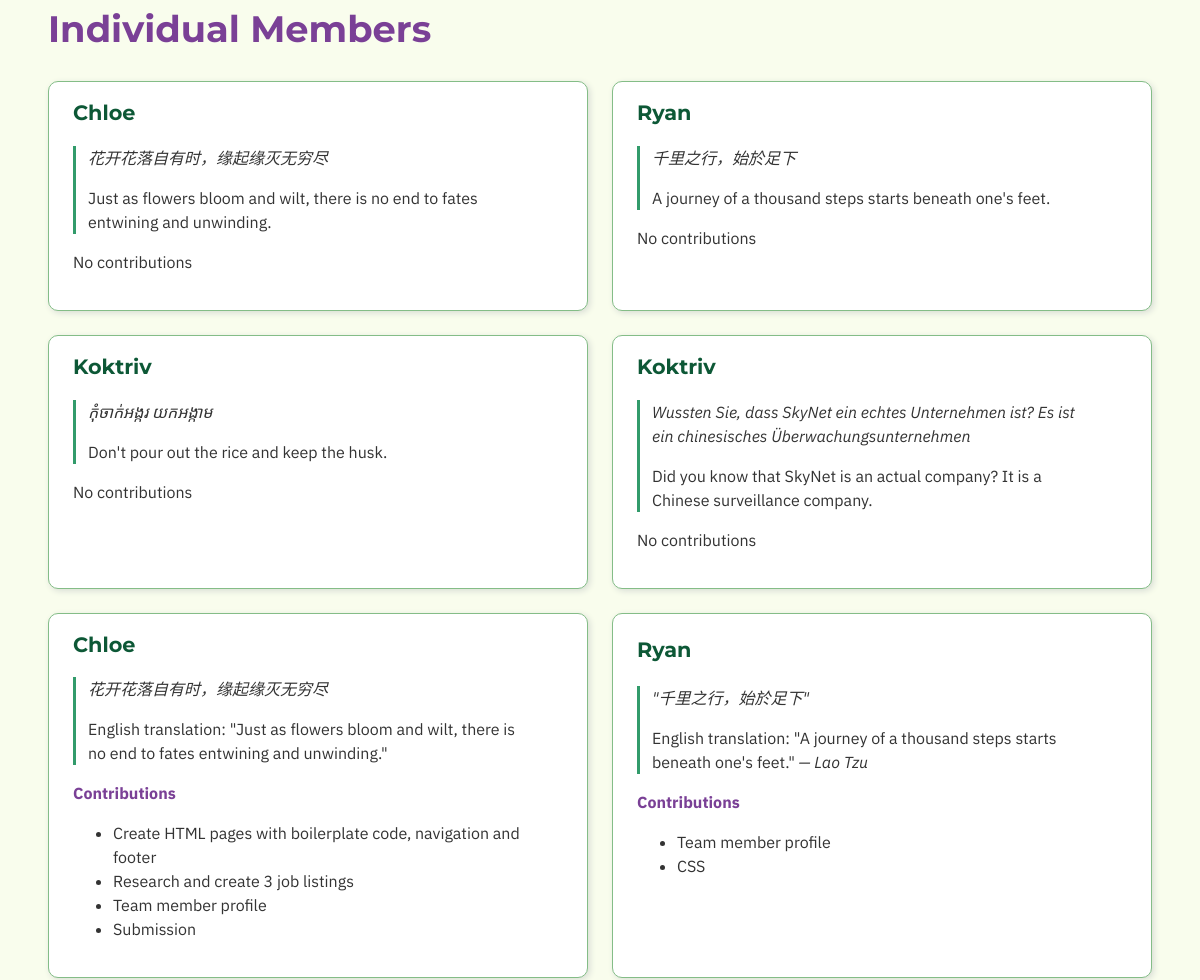
The page /about.php (middle part) on the database as committed earlier.
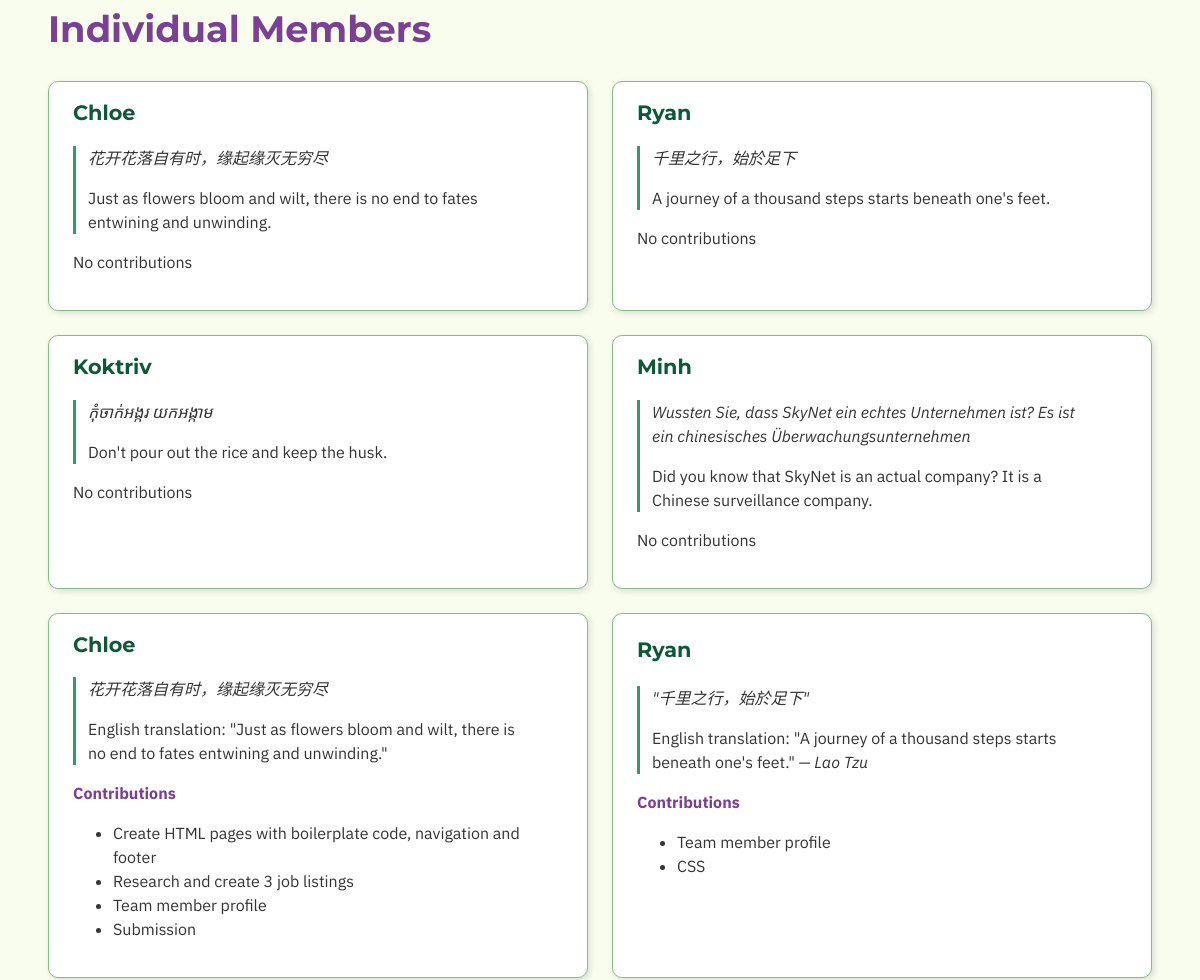
The same page on the database as committed later.
### tables this page shows
CREATE TABLE `quote` (
  `quote_id` int(11) NOT NULL,
  `member_id` int(11) NOT NULL,
  `quote` text NOT NULL,
  `translation` text NOT NULL
);

CREATE TABLE `members` (
  `member_id` int(11) NOT NULL,
  `first_name` varchar(20) NOT NULL,
  `middle_name` varchar(20) DEFAULT NULL,
  `last_name` varchar(30) NOT NULL
);

### about.php (the view, shortened to what this page needs)
<!DOCTYPE html>
<html lang="en">
<head>
    <link rel="stylesheet" href="style/style.css">
    <link rel="stylesheet" href="style/about.css">
</head>
<body>
    <main>
        <section aria-labelledby="members-heading">
            <h2 id="members-heading">Individual Members</h2>
            <div class="team-showcase">
        <?php
            require_once('settings.php');
            $dbconn = @mysqli_connect($host,$user,$pwd,$sql_db);
            if ($dbconn) {
                $quoteQuery = "SELECT members.member_id, members.first_name, quote.quote, quote.translation FROM members INNER JOIN quote ON members.member_id = quote.member_id;";
                $result = mysqli_query($dbconn,$quoteQuery);
                if($result){
                    while ($quote = mysqli_fetch_assoc($result)) {
                        echo "<section class=\"member-slide\">";
                        echo "<h3>".$quote['first_name']."</h3>";
                        echo "<blockquote>";
                        echo "<p class=\"quote-original\">".$quote['quote']."</p>";
                        echo "<p>".$quote['translation']."</p>";
                        echo "</blockquote>";
                        if($contribution) {
                            echo "<dl>";
                            echo "<dt>Contributions</dt>";
                            echo "<dd>";
                            echo "<ul>";
                            while ($line = mysqli_fetch_assoc($contribution)) {
                                echo "<li>".$line['contribution']."</li>";
                            }
                            echo "</ul>";
                            echo "</dd>";
                            echo "</dl>";
                        }
                        else {
                            echo "<p>No contributions</p>";
                        }
                        echo "</section>";
                    }
                }
                else {
                    echo "<p>No working. You suck.</p>";
                }
            }
            else {
                echo "<p>Unable to connect to the db</p>";
            }
        ?>
                <section class="member-slide" aria-labelledby="chloe-heading">
                    <h3 id="chloe-heading">Chloe</h3>
                    <blockquote lang="zh">
                        <p class="quote-original">花开花落自有时，缘起缘灭无穷尽</p>
                        <p>English translation: "Just as flowers bloom and wilt, there is no end to fates entwining and
                            unwinding."</p>
                    </blockquote>
                    <dl>
                        <dt>Contributions</dt>
                        <dd>
                            <ul>
                                <li>Create HTML pages with boilerplate code, navigation and footer</li>
                                <li>Research and create 3 job listings</li>
                                <li>Team member profile</li>
                                <li>Submission</li>
                            </ul>
                        </dd>
                    </dl>
                </section>
                <section class="member-slide" aria-labelledby="ryan-heading">
                    <h3 id="ryan-heading">Ryan <span class="student-id"></span></h3>
                    <blockquote lang="zh">
                        <p class="quote-original">"千里之行，始於足下"</p>
                        <p>English translation: "A journey of a thousand steps starts beneath one's feet." <cite>&mdash;
                                Lao Tzu</cite></p>
                    </blockquote>
                    <dl>
                        <dt>Contributions</dt>
                        <dd>
                            <ul>
                                <li>Team member profile</li>
                                <li>CSS</li>
                            </ul>
                        </dd>
                    </dl>
                </section>
            </div>
        </section>
    </main>
</body>
</html>

### style/style.css (style rules this page uses)
* { font-family: 'IBM Plex Sans', sans-serif; font-size: 1em; line-height: 1.5; color: #333333; }
body { margin: 0; padding: 0; background-color: #f9fded; }
h2 { font-family: 'Montserrat', Verdana, sans-serif; font-size: 2.3em; font-weight: 700; line-height: 1.2; color: #7a4096; }
h3 { font-family: 'Montserrat', Verdana, sans-serif; font-size: 2em; font-weight: 700; line-height: 1.1; color: #974FBA; }
main { padding: 3em; }

### style/about.css (style rules this page uses)
* { font-family: 'IBM Plex Sans', sans-serif; font-size: 1em; line-height: 1.5; color: #333333; }
body { margin: 0; padding: 0; background-color: #f9fded; }
h2 { font-family: 'Montserrat', Verdana, sans-serif; font-size: 2.3em; font-weight: 700; line-height: 1.2; color: #7a4096; }
h3 { font-family: 'Montserrat', Verdana, sans-serif; font-size: 2em; font-weight: 700; line-height: 1.1; color: #84bd87; }
main { padding: 3em; }
.team-showcase { display: grid; grid-template-columns: repeat(2, 1fr); gap: 1.5em; margin: 1.5em 0; }
.member-slide { background-color: #ffffff; border: 1px solid #84bd87; border-radius: 10px; padding: 1.25em 1.5em; box-shadow: 2px 2px 6px #d8ddd5; transition: transform 0.2s ease, box-shadow 0.2s ease; }
.member-slide h3 { font-size: 1.3em; margin-top: 0; color: #0d5836; }
.member-slide blockquote { margin-left: 0; padding-left: 0.75em; border-left: 3px solid #329b6b; color: #333333; }
.member-slide dl { margin-top: 1em; }
.member-slide dt { font-weight: bold; color: #7a4096; }
.member-slide dd { margin-left: 0; }

### about.php (style rules this page uses)
.quote-original { font-style: italic; }

Rows that differ between the two databases and show on the page:
changed quote: member.first_name "Koktriv" → "Minh"
